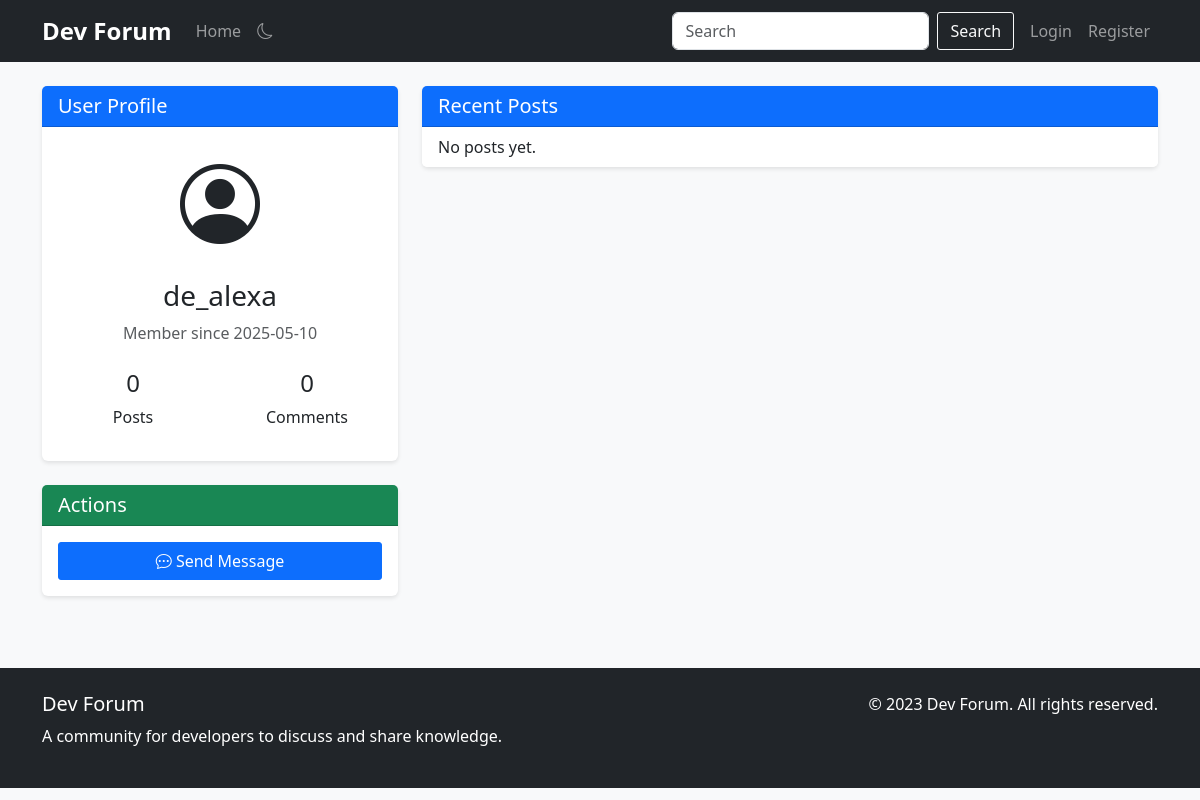
/profile/de_alexa, run on an earlier commit of the app's database.
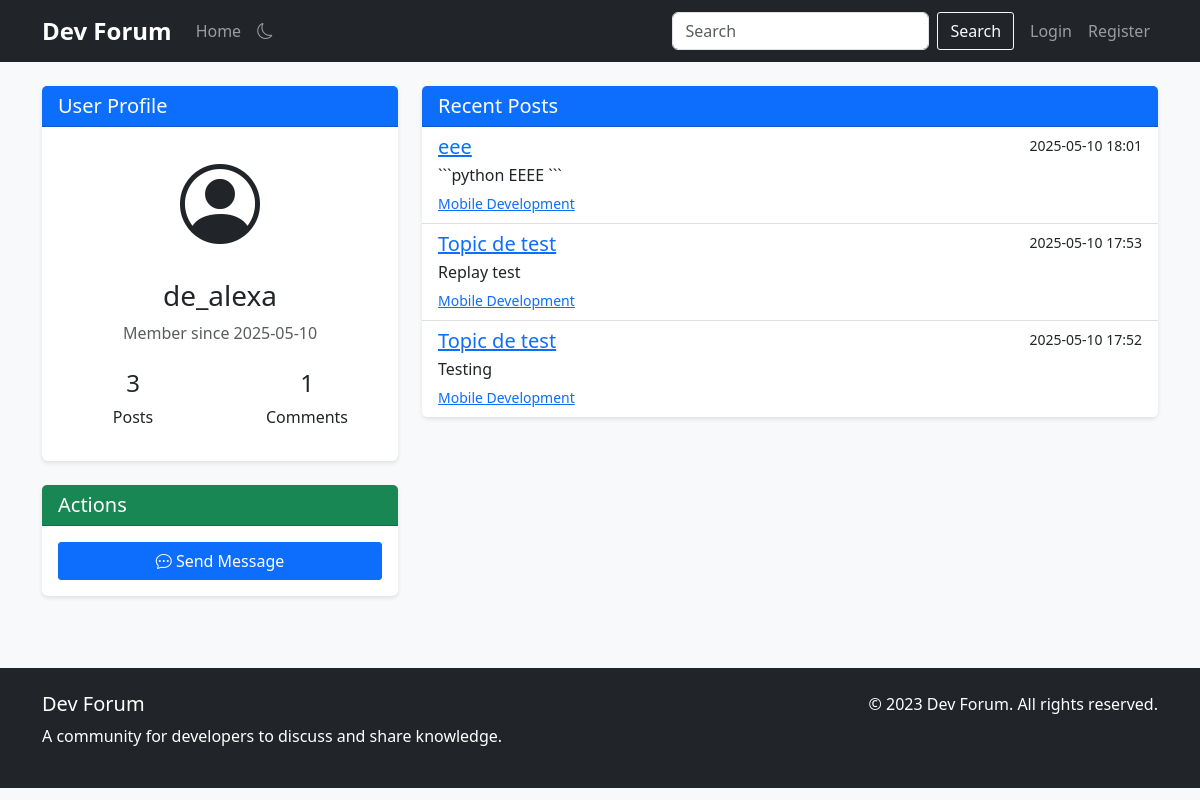
And on a later commit of the database.
### app.py (models this page shows)
class Post(db.Model):
    id = db.Column(db.Integer, primary_key=True)
    content = db.Column(db.Text, nullable=False)
    created_at = db.Column(db.DateTime, default=datetime.utcnow, index=True)
    updated_at = db.Column(db.DateTime, default=datetime.utcnow, onupdate=datetime.utcnow)
    user_id = db.Column(db.Integer, db.ForeignKey('user.id'), nullable=False, index=True)
    topic_id = db.Column(db.Integer, db.ForeignKey('topic.id'), nullable=False, index=True)
    comments = db.relationship('Comment', backref='post', lazy='dynamic', cascade='all, delete-orphan')

class Topic(db.Model):
    id = db.Column(db.Integer, primary_key=True)
    title = db.Column(db.String(100), nullable=False, index=True)
    description = db.Column(db.Text, nullable=True)
    created_at = db.Column(db.DateTime, default=datetime.utcnow, index=True)
    category_id = db.Column(db.Integer, db.ForeignKey('category.id'), nullable=False, index=True)
    posts = db.relationship('Post', backref='topic', lazy='dynamic', cascade='all, delete-orphan')

class Category(db.Model):
    id = db.Column(db.Integer, primary_key=True)
    name = db.Column(db.String(100), nullable=False, index=True)
    description = db.Column(db.Text, nullable=True)
    topics = db.relationship('Topic', backref='category', lazy='dynamic', cascade='all, delete-orphan')

### app.py (the view)
@app.route('/profile/<username>')
def profile(username):
    user = User.query.filter_by(username=username).first_or_404()
    posts = Post.query.filter_by(user_id=user.id).order_by(Post.created_at.desc()).all()
    return render_template('profile.html', user=user, posts=posts)

### templates/profile.html (shortened to what this page needs)
{% extends "base.html" %}
{% block content %}
<div class="row">
    <div class="col-md-4">
        <div class="card mb-4">
            <div class="card-header bg-primary text-white">
                <h5 class="mb-0">User Profile</h5>
            </div>
            <div class="card-body text-center">
                <div class="mb-3">
                    <i class="bi bi-person-circle" style="font-size: 5rem;"></i>
                </div>
                <h3>{{ user.username }}</h3>
                <p class="text-muted">Member since {{ user.join_date.strftime('%Y-%m-%d') }}</p>
                <div class="row text-center mt-4">
                    <div class="col-6">
                        <h4>{{ user.posts.count() }}</h4>
                        <p>Posts</p>
                    </div>
                    <div class="col-6">
                        <h4>{{ user.comments.count() }}</h4>
                        <p>Comments</p>
                    </div>
                </div>
            </div>
        </div>
        <div class="card mb-4">
            <div class="card-header bg-success text-white">
                <h5 class="mb-0">Actions</h5>
            </div>
            <div class="card-body">
                <div class="d-grid gap-2">
                    {% if user == current_user %}
                    <a href="{{ url_for('edit_profile') }}" class="btn btn-primary">
                        <i class="bi bi-pencil-square"></i> Edit Profile
                    </a>
                    {% else %}
                    <a href="{{ url_for('new_message', username=user.username) }}" class="btn btn-primary">
                        <i class="bi bi-chat-dots"></i> Send Message
                    </a>
                    {% endif %}
                </div>
            </div>
        </div>
    </div>
    <div class="col-md-8">
        <div class="card">
            <div class="card-header bg-primary text-white">
                <h5 class="mb-0">Recent Posts</h5>
            </div>
            <div class="list-group list-group-flush">
                {% for post in posts %}
                <div class="list-group-item">
                    <div class="d-flex justify-content-between">
                        <h5 class="mb-1">
                            <a href="{{ url_for('topic', topic_id=post.topic_id) }}">{{ post.topic.title }}</a>
                        </h5>
                        <small>{{ post.created_at.strftime('%Y-%m-%d %H:%M') }}</small>
                    </div>
                    <p class="mb-1">{{ post.content|truncate(200) }}</p>
                    <small>
                        <a href="{{ url_for('category', category_id=post.topic.category_id) }}">{{ post.topic.category.name }}</a>
                    </small>
                </div>
                {% else %}
                <div class="list-group-item">
                    <p class="mb-0">No posts yet.</p>
                </div>
                {% endfor %}
            </div>
        </div>
    </div>
</div>
{% endblock %}

What changed in the data, as far as the page shows it:
added Post: topic "eee", created_at "2025-05-10 18:01", content "```python EEEE ```", topic.category.name "Mobile Development"
added Post: topic "Topic de test", created_at "2025-05-10 17:53", content "Replay test", topic.category.name "Mobile Development"
added Post: topic "Topic de test", created_at "2025-05-10 17:52", content "Testing", topic.category.name "Mobile Development"
Also different on the page:
{{ user.posts.count() }}: "0" → "3"
{{ user.comments.count() }}: "0" → "1"
text no longer shown: "No posts yet."
